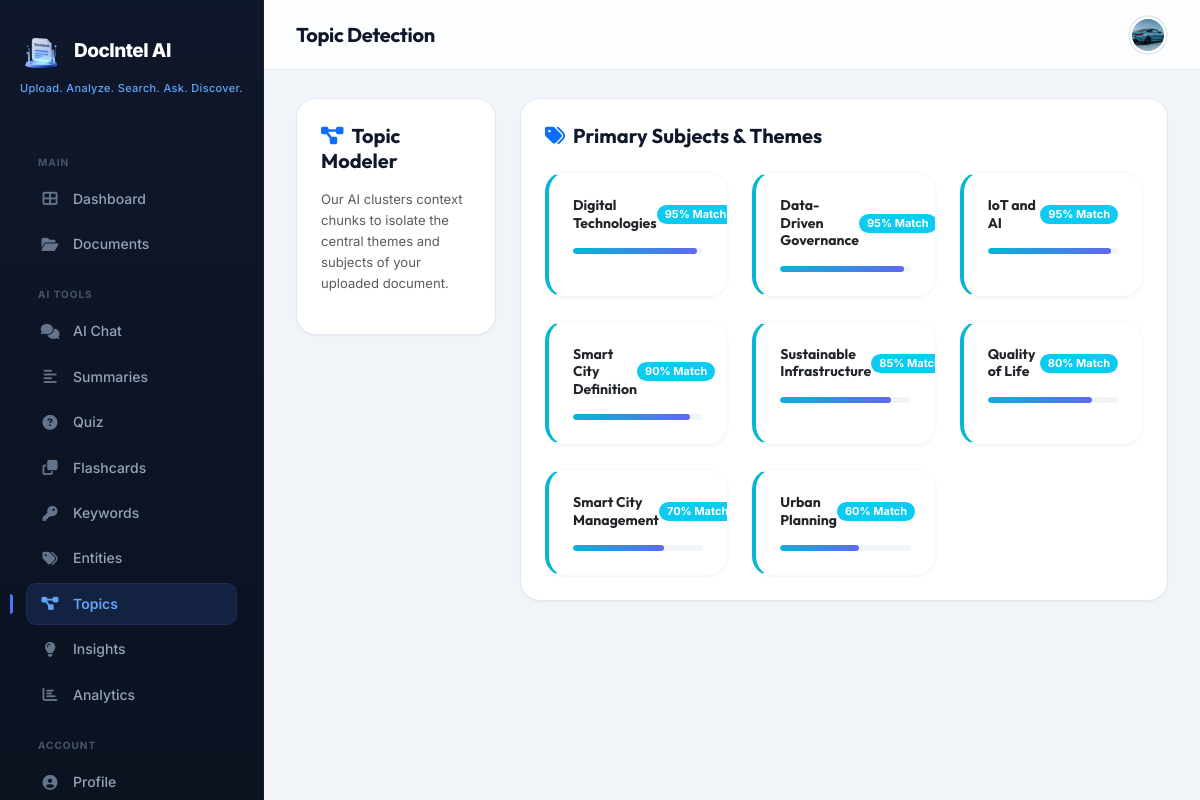
Page /ai/topics/23/ (signed in) on the committed database.
### accounts/models.py (models this page shows, shortened)
class UserProfile(models.Model):
    user = models.OneToOneField(User, on_delete=models.CASCADE, related_name='profile')
    avatar = models.ImageField(upload_to='avatars/', blank=True, null=True)
    bio = models.TextField(max_length=500, blank=True)
    phone = models.CharField(max_length=20, blank=True)
    organization = models.CharField(max_length=100, blank=True)
    theme_preference = models.CharField(
        max_length=10,
        choices=[('light', 'Light'), ('dark', 'Dark'), ('system', 'System')],
        default='system'
    )
    language = models.CharField(max_length=10, default='en')
    email_notifications = models.BooleanField(default=True)
    created_at = models.DateTimeField(auto_now_add=True)
    updated_at = models.DateTimeField(auto_now=True)

### ai_core/models.py (models this page shows, shortened)
class Topic(models.Model):
    document = models.ForeignKey(Document, on_delete=models.CASCADE, related_name='topics')
    name = models.CharField(max_length=200)
    confidence = models.FloatField(default=0.0)
    class Meta:
        ordering = ['-confidence']

### ai_core/views.py (the view, shortened to what this page needs)
# urls.py: path('topics/<int:doc_id>/', views.topic_view, name='topics'),
@login_required
def topic_view(request, doc_id):
    doc = get_object_or_404(Document, id=doc_id, user=request.user)
    topics = list(Topic.objects.filter(document=doc).values('name', 'confidence'))
    return render(request, 'ai_core/topics.html', {
        'document': doc,
        'topics': topics,
    })

### templates/ai_core/topics.html (shortened to what this page needs)
{% extends 'base_dashboard.html' %}
{% load static %}
{% load custom_filters %}
{% block page_title %}Topic Detection{% endblock %}
{% block content %}
<div class="row g-4 animate-fade-in">
    <div class="col-lg-3">
        <div class="premium-card">
            <h5 class="mb-3 fw-bold"><i class="fas fa-project-diagram me-2 text-primary"></i>Topic Modeler</h5>
            <p class="text-muted small" style="line-height:1.6;">Our AI clusters context chunks to isolate the central themes and subjects of your uploaded document.</p>
        </div>
    </div>
    <div class="col-lg-9">
        <div class="premium-card">
            <h5 class="mb-4 fw-bold"><i class="fas fa-tags me-2 text-primary"></i>Primary Subjects & Themes</h5>
            {% if topics %}
                <div class="row g-4">
                    {% for topic in topics %}
                    <div class="col-md-6 col-xl-4">
                        <div class="premium-card p-4 border-light h-100" style="border-left: 4px solid var(--accent) !important;">
                            <div class="d-flex justify-content-between align-items-center mb-3">
                                <h6 class="mb-0 text-dark font-heading fw-bold" style="font-size:14px;">{{ topic.name }}</h6>
                                <span class="badge bg-info rounded-pill" style="font-size: 11px; padding: 4px 8px;">{% widthratio topic.confidence 1 100 %}% Match</span>
                            </div>
                            <div class="progress-premium" style="height: 6px;">
                                <div class="progress-bar-premium" style="width: {% widthratio topic.confidence 1 100 %}%; background: var(--gradient-accent);"></div>
                            </div>
                        </div>
                    </div>
                    {% endfor %}
                </div>
            {% else %}
                <div class="text-center py-5">
                    <i class="fas fa-project-diagram text-muted mb-3" style="font-size:48px; opacity:0.35;"></i>
                    <h5 class="fw-bold mb-2">No Topics Identified</h5>
                    <p class="text-muted small">Please verify that the document is processed successfully.</p>
                </div>
            {% endif %}
        </div>
    </div>
</div>
{% endblock %}

### templates/base_dashboard.html (shortened to what this page needs)
{% extends 'base.html' %}
{% load static %}
{% block extra_css %}
<link rel="stylesheet" href="{% static 'css/dashboard.css' %}?v=3">
{% endblock %}
{% block body %}
<nav class="sidebar" id="sidebar">
    <div class="brand">
        <img src="{% static 'images/logo.png' %}" alt="DocIntel AI"
            style="height: 42px; width: auto; object-fit: contain; flex-shrink: 0;">
        <span class="brand-text">DocIntel AI</span>
    </div>
    <div class="tagline">
        <span>Upload.</span> <span>Analyze.</span> <span>Search.</span> <span>Ask.</span> <span>Discover.</span>
    </div>
    <div class="sidebar-nav">
        <div class="nav-section-title">Main</div>
        <ul class="nav flex-column">
            <li class="nav-item">
                <a class="nav-link {% if '/dashboard/' in request.path or request.path == '/dashboard' %}active{% endif %}"
                    href="{% url 'dashboard:index' %}">
                    <i class="fas fa-th-large"></i> Dashboard
                </a>
            </li>
            <li class="nav-item">
                <a class="nav-link {% if '/documents/' in request.path %}active{% endif %}"
                    href="{% url 'documents:list' %}">
                    <i class="fas fa-folder-open"></i> Documents
                </a>
            </li>
        </ul>
        {% if document %}
        <div class="nav-section-title">AI Tools</div>
        <ul class="nav flex-column">
            <li class="nav-item">
                <a class="nav-link {% if '/ai/chat/' in request.path %}active{% endif %}"
                    href="{% url 'ai_core:chat' document.id %}">
                    <i class="fas fa-comments"></i> AI Chat
                </a>
            </li>
            <li class="nav-item">
                <a class="nav-link {% if '/ai/summary/' in request.path %}active{% endif %}"
                    href="{% url 'ai_core:summary' document.id %}">
                    <i class="fas fa-align-left"></i> Summaries
                </a>
            </li>
            <li class="nav-item">
                <a class="nav-link {% if '/ai/quiz/' in request.path %}active{% endif %}"
                    href="{% url 'ai_core:quiz' document.id %}">
                    <i class="fas fa-question-circle"></i> Quiz
                </a>
            </li>
            <li class="nav-item">
                <a class="nav-link {% if '/ai/flashcards/' in request.path %}active{% endif %}"
                    href="{% url 'ai_core:flashcards' document.id %}">
                    <i class="fas fa-clone"></i> Flashcards
                </a>
            </li>
            <li class="nav-item">
                <a class="nav-link {% if '/ai/keywords/' in request.path %}active{% endif %}"
                    href="{% url 'ai_core:keywords' document.id %}">
                    <i class="fas fa-key"></i> Keywords
                </a>
            </li>
            <li class="nav-item">
                <a class="nav-link {% if '/ai/ner/' in request.path %}active{% endif %}"
                    href="{% url 'ai_core:ner' document.id %}">
                    <i class="fas fa-tags"></i> Entities
                </a>
            </li>
            <li class="nav-item">
                <a class="nav-link {% if '/ai/topics/' in request.path %}active{% endif %}"
                    href="{% url 'ai_core:topics' document.id %}">
                    <i class="fas fa-project-diagram"></i> Topics
                </a>
            </li>
            <li class="nav-item">
                <a class="nav-link {% if '/ai/insights/' in request.path %}active{% endif %}"
                    href="{% url 'ai_core:insights' document.id %}">
                    <i class="fas fa-lightbulb"></i> Insights
                </a>
            </li>
            <li class="nav-item">
                <a class="nav-link {% if '/analytics/' in request.path %}active{% endif %}"
                    href="{% url 'analytics:document_analytics' document.id %}">
                    <i class="fas fa-chart-bar"></i> Analytics
                </a>
            </li>
        </ul>
        {% endif %}
        <div class="nav-section-title">Account</div>
        <ul class="nav flex-column">
            <li class="nav-item">
                <a class="nav-link {% if '/accounts/' in request.path and '/settings/' not in request.path %}active{% endif %}"
                    href="{% url 'accounts:profile' %}">
                    <i class="fas fa-user-circle"></i> Profile
                </a>
            </li>
        </ul>
    </div>
</nav>
<div class="main-content">
    <div class="navbar-dashboard">
        <div class="d-flex align-items-center gap-3">
            <h5 class="page-title mb-0">{% block page_title %}Dashboard{% endblock %}</h5>
        </div>
        <div class="navbar-actions">
            {% if user.is_authenticated %}
            <div class="dropdown">
                <button class="btn-icon dropdown-toggle" data-bs-toggle="dropdown" style="border:none;" aria-expanded="false">
                    {% if user.profile.avatar %}
                    <img src="{{ user.profile.avatar.url }}" class="avatar-sm" alt="avatar">
                    {% else %}
                    <div class="avatar-placeholder avatar-sm" style="font-size:13px;">
                        {{ user.first_name|first|upper|default:user.username|first|upper }}
                    </div>
                    {% endif %}
                </button>
            </div>
            {% else %}
            <div class="d-flex align-items-center gap-2">
                <a href="{% url 'accounts:login' %}" class="btn btn-sm btn-outline-primary rounded-pill px-3 fw-semibold">Log in</a>
                <a href="{% url 'accounts:register' %}" class="btn btn-sm btn-primary rounded-pill px-3 fw-semibold">Sign Up</a>
            </div>
            {% endif %}
        </div>
    </div>
    <div class="content-area">
        {% block content %}{% endblock %}
    </div>
</div>
{% endblock %}

### static/css/dashboard.css (style rules this page uses)
.sidebar { position: fixed; left: 0; top: 0; bottom: 0; width: var(--sidebar-width); background: var(--gradient-sidebar); z-index: 1000; transition: var(--transition-base); display: flex; flex-direction: column; overflow-y: auto; overflow-x: hidden; border-right: 1px solid rgba(255,255,255,0.04); }
.sidebar-nav { flex: 1; padding: 12px 10px; }
.sidebar-nav .nav-section-title { font-size: 10px; text-transform: uppercase; letter-spacing: 1.8px; color: rgba(255,255,255,0.28); padding: 16px 14px 8px; font-weight: 700; }
.sidebar-nav .nav-item { margin-bottom: 1px; }
.sidebar-nav .nav-link { display: flex; align-items: center; gap: 11px; padding: 10px 14px; color: rgba(255,255,255,0.55); border-radius: var(--radius-md); transition: var(--transition-fast); font-weight: 500; font-size: 13.5px; position: relative; }
.sidebar-nav .nav-link.active { color: white; background: rgba(99,102,241,0.2); font-weight: 600; box-shadow: inset 0 0 0 1px rgba(99,102,241,0.15); }
.sidebar-nav .nav-link.active i { color: var(--primary-light); }
.sidebar-nav .nav-link i { width: 18px; text-align: center; font-size: 14px; transition: var(--transition-fast); }
.main-content { margin-left: var(--sidebar-width); min-height: 100vh; transition: var(--transition-base); }
.navbar-dashboard { background: rgba(248,250,252,0.92); backdrop-filter: blur(20px); -webkit-backdrop-filter: blur(20px); border-bottom: 1px solid var(--border-color); padding: 0 28px; position: sticky; top: 0; z-index: 100; display: flex; align-items: center; justify-content: space-between; height: var(--navbar-height); }
.navbar-dashboard .page-title { font-family: var(--font-heading); font-weight: 700; font-size: 1.25rem; color: var(--text-primary); letter-spacing: -0.01em; }
.navbar-dashboard .navbar-actions { display: flex; align-items: center; gap: 10px; }
.content-area { padding: 24px 28px; }
.btn i, .nav-link i, .dropdown-item i, .doc-icon i, .search-box-nav i { transition: transform 0.25s cubic-bezier(0.4, 0, 0.2, 1), color 0.25s ease; display: inline-block; }

### templates/base.html (style rules this page uses)
:root { --di-ink-900: #0b1220; --di-ink-800: #0f172a; --di-ink-700: #1e293b; --di-slate-600: #475569; --di-slate-500: #64748b; --di-slate-400: #94a3b8; --di-border: #e2e8f0; --di-surface: #f1f5f9; --di-brand-500: #3b82f6; --di-brand-600: #2563eb; --di-violet-500: #6366f1; --di-danger-500: #ef4444; --di-ease: cubic-bezier(0.22, 1, 0.36, 1); }
* { margin: 0; padding: 0; box-sizing: border-box; }
body { font-family: 'Inter', -apple-system, BlinkMacSystemFont, sans-serif; background: var(--di-surface); color: var(--di-ink-800); min-height: 100vh; -webkit-font-smoothing: antialiased; }
.sidebar { position: fixed; top: 0; left: 0; width: 260px; height: 100vh; background: linear-gradient(180deg, var(--di-ink-800) 0%, var(--di-ink-900) 100%); color: #e2e8f0; padding: 28px 18px; overflow-y: auto; z-index: 1050; transition: transform 0.3s var(--di-ease); border-right: 1px solid rgba(255, 255, 255, 0.04); }
.sidebar .tagline { font-size: 12px; color: var(--di-slate-400); margin-bottom: 30px; letter-spacing: 0.3px; }
.sidebar .tagline span { color: #60a5fa; font-weight: 500; }
.sidebar .nav-link { display: flex; align-items: center; gap: 14px; padding: 11px 16px; border-radius: 10px; color: #94a3b8; text-decoration: none; font-size: 14px; font-weight: 500; margin-bottom: 4px; transition: background 0.2s var(--di-ease), color 0.2s var(--di-ease), transform 0.2s var(--di-ease); }
.sidebar .nav-link i { width: 20px; font-size: 16px; color: #64748b; transition: color 0.2s ease; }
.sidebar .nav-link.active { background: rgba(59, 130, 246, 0.14); color: #60a5fa; font-weight: 600; }
.sidebar .nav-link.active i { color: #60a5fa; }
.main-content { margin-left: 260px; min-height: 100vh; display: flex; flex-direction: column; }

### rows in the picture
Topic: name "Digital Technologies", confidence "95"
Topic: name "Data-Driven Governance", confidence "95"
Topic: name "IoT and AI", confidence "95"
Topic: name "Smart City Definition", confidence "90"
Topic: name "Sustainable Infrastructure", confidence "85"
Topic: name "Quality of Life", confidence "80"
Topic: name "Smart City Management", confidence "70"
Topic: name "Urban Planning", confidence "60"
